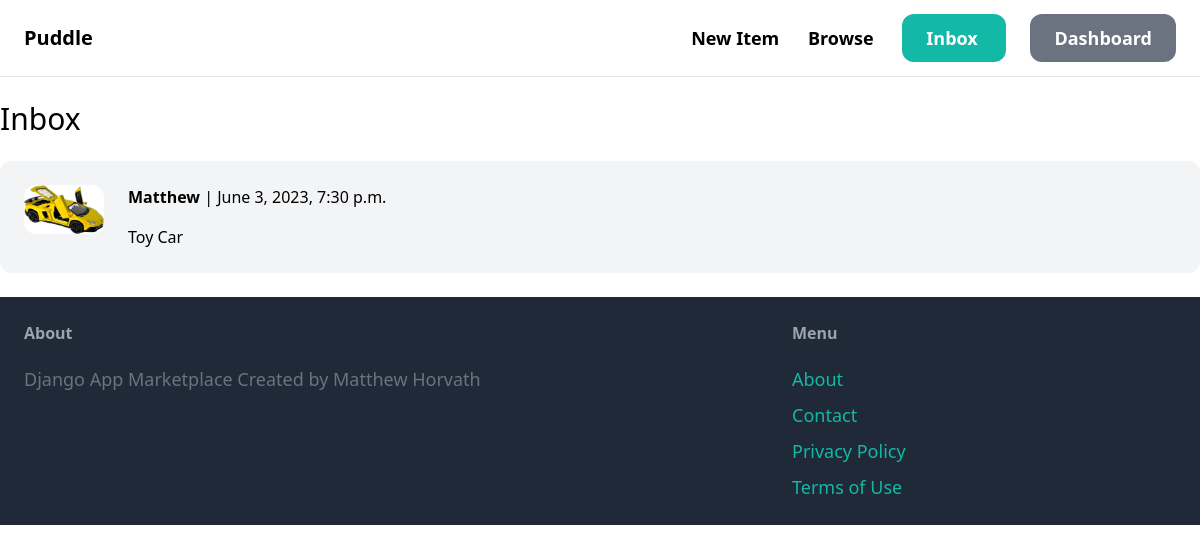
The page /inbox/ (signed in) on the database its author committed.
### conversation/models.py (models this page shows)
class Conversation(models.Model):
    item = models.ForeignKey(Item, related_name= 'conversations', on_delete = models.CASCADE)
    members = models.ManyToManyField(User, related_name= 'conversations')
    created_at = models.DateTimeField(auto_now_add = True)
    modified_at = models.DateTimeField(auto_now = True)
    class Meta:
        ordering = ('modified_at',)

### item/models.py (models this page shows, shortened)
class Item(models.Model):
    category = models.ForeignKey(Category, related_name = 'items', on_delete = models.CASCADE)
    name = models.CharField(max_length = 255)
    description = models.TextField(blank = True, null = True)
    price = models.FloatField()
    image = models.ImageField(upload_to = 'item_images', blank = True, null = True)
    is_sold = models.BooleanField(default = False)
    created_by = models.ForeignKey(User, related_name = 'items', on_delete = models.CASCADE)
    created_at = models.DateTimeField(auto_now_add = True)

### conversation/views.py (the view)
# urls.py: path('', views.inbox, name = 'inbox'),
@login_required
def inbox(request):
        conversations = Conversation.objects.filter(members__in = [request.user.id])
        return render(request, 'conversation/inbox.html', {
             'conversations': conversations
        })

### conversation/templates/conversation/inbox.html (shortened to what this page needs)
{% extends 'core/base.html' %}
{% block content %}
<h1 class = "mb-6 text-3xl"> Inbox </h1>
<div class = "space-y-6">
    {% for conversation in conversations %}
    <a href = "{% url 'conversation:detail' conversation.id %}">
        <div class="p-6 flex bg-gray-100 rounded-xl">
            <div class="pr-6">
                <img src="{{ conversation.item.image.url }}" class="w-20 rounded-xl">
            </div>
            <div>
                {% for member in conversation.members.all %}
                    {% if member != request.user %}
                        <p class="mb-4"><strong>{{ member.username }}</strong> | {{ conversation.modified_at }}</p>
                        <p>{{ conversation.item.name }}</p>
                    {% endif %}
                {% endfor %}
            </div>
        </div>
    </a>
{% endfor %}
</div>
{% endblock %}

### rows shown on the page
Conversation: item.image (picture), modified_at "June 3, 2023, 7:30 p.m.", item.name "Toy Car"

### other values the page prints
{{ member.username }} "Matthew"
